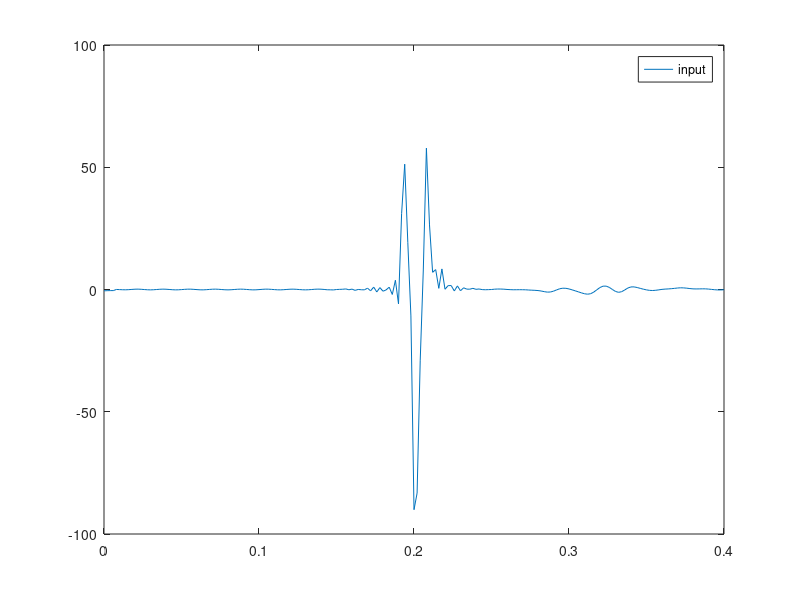
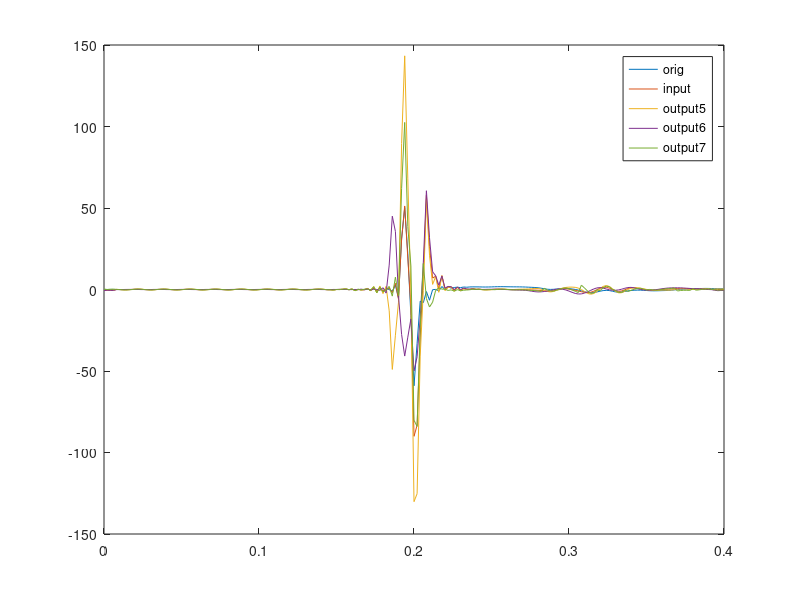
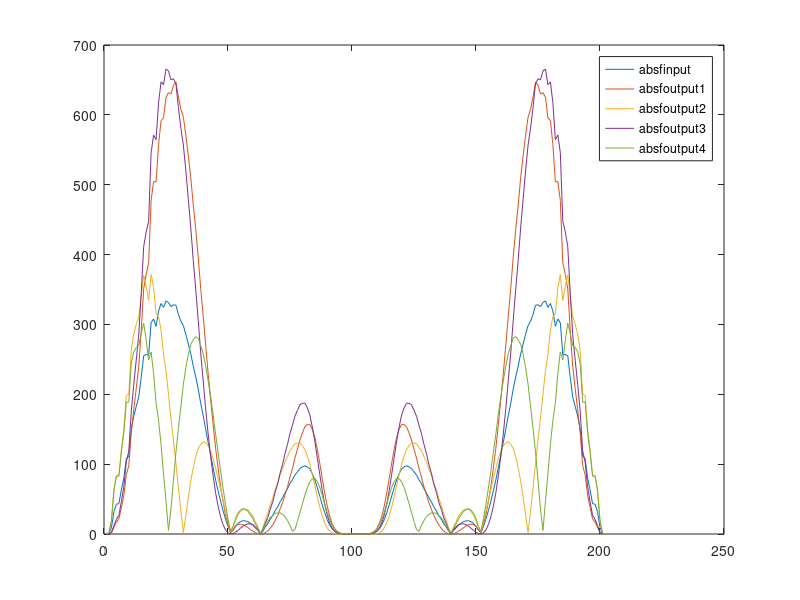
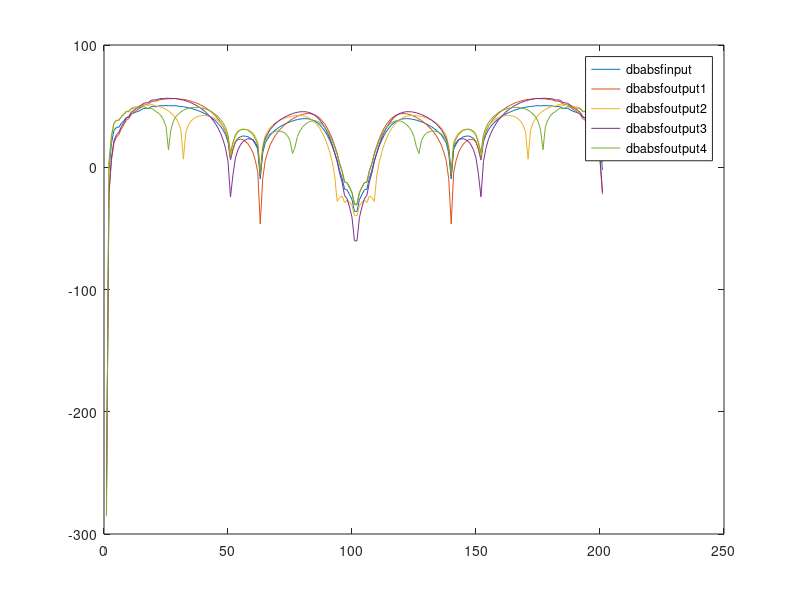

These figures' MATLAB source, in order:
clc
clear all;
close all;

input=[0.000     0.012     0.032     0.044     0.020    -0.026    -0.068 ...
-0.077    -0.040     0.010     0.057     0.076     0.045    -0.004 ...
-0.051    -0.075    -0.052    -0.005     0.043     0.075     0.059 ...
 0.012    -0.037    -0.072    -0.065    -0.023     0.026     0.068 ...
 0.071     0.032    -0.018    -0.062    -0.073    -0.039     0.010 ...
 0.057     0.075     0.046    -0.003    -0.050    -0.074    -0.052 ...
-0.004     0.045     0.077     0.061     0.014    -0.036    -0.073 ...
-0.066    -0.023     0.027     0.070     0.072     0.032    -0.016 ...
-0.061    -0.073    -0.039     0.009     0.055     0.073     0.044 ...
-0.004    -0.051    -0.076    -0.056    -0.009     0.053     0.081 ...
 0.069     0.017    -0.055    -0.048    -0.104     0.013     0.002 ...
 0.057     0.129    -0.096     0.165    -0.291     0.153    -0.198 ...
 0.033     0.250    -0.383     0.783    -0.972     1.035    -1.088 ...
 0.623    -0.024    -0.995     2.703    -5.253    30.984    50.263 ...
22.011   -16.056   -59.076   -33.010    -7.162    -8.071    -1.255 ...
-6.592    -0.126     0.063    -0.782     1.831    -0.028     1.655 ...
 0.826     1.223     1.453     1.137     1.528     1.381     1.578 ...
 1.615     1.601     1.594     1.538     1.519     1.548     1.593 ...
 1.670     1.716     1.734     1.722     1.689     1.660     1.629 ...
 1.626     1.609     1.569     1.508     1.416     1.333     1.234 ...
 1.073     0.810     0.460     0.165     0.053     0.125     0.297 ...
 0.470     0.584     0.615     0.531     0.332     0.050    -0.331 ...
-0.840    -1.405    -1.866    -2.047    -1.886    -1.504    -1.050 ...
-0.671    -0.510    -0.641    -1.036    -1.470    -1.664    -1.530 ...
-1.196    -0.854    -0.609    -0.460    -0.387    -0.396    -0.482 ...
-0.614    -0.744    -0.807    -0.795    -0.749    -0.691    -0.640 ...
-0.560    -0.414    -0.231    -0.030     0.139     0.244     0.310 ...
 0.352     0.400     0.476     0.560     0.629     0.668     0.651 ...
 0.598     0.539     0.492     0.481     0.490];

%input(floor(3.0*end/4.0):end)=0;

nt=201;
nf=nt; 
nh=floor(nt/2); 
dt = 2e-3;
t=[0:dt:(nt-1)*dt];
df=1./(nt*dt);
f=[0:nh -nh:-1]*df;
omega=2.0*pi*f;

hnf=floor(nt/2);

vwater=1545.8;
tausrc=2.0*5.0/1545.8
taurec=0.008
eps=0.0002


input_orig=input; 


input=input-circshift(input,[0 4]); 


input=input+0.0*randn(1,nt); 


figure();
plot(t,input);
legend('input');


finput=fft(input);


%% Deghost
nominator1=1-exp(1i*omega*tausrc); 
nominator2=1+exp(1i*omega*tausrc); 
nominator3=1-exp(1i*omega*taurec); 
nominator4=1+exp(1i*omega*taurec); 

foutput1=finput.*nominator1;
foutput2=finput.*nominator2; 
foutput3=finput.*nominator3; 
foutput4=finput.*nominator4; 


output1=real(ifft(foutput1));
output2=real(ifft(foutput2)); 
output3=real(ifft(foutput3)); 
output4=real(ifft(foutput4)); 



output5=(output1+output3)/2.0;
output6=(output2+output4)/2.0; 


for i_iter = 1:nt
  if ((output5(i_iter)*output6(i_iter))<0)
    output7(i_iter) = output5(i_iter) + output6(i_iter);
  else
    output7(i_iter) = output5(i_iter) - output6(i_iter); 
  end
end


figure();
plot(t,input_orig,t,input,t,output5,t,output6,t,output7);
legend('orig','input','output5','output6','output7');



absfinput=abs(fft(input)); 
absfoutput1=abs(fft(output1)); 
absfoutput2=abs(fft(output2)); 
absfoutput3=abs(fft(output3)); 
absfoutput4=abs(fft(output4)); 
dbabsfinput=mag2db(absfinput); 
dbabsfoutput1=mag2db(absfoutput1); 
dbabsfoutput2=mag2db(absfoutput2); 
dbabsfoutput3=mag2db(absfoutput3); 
dbabsfoutput4=mag2db(absfoutput4); 


figure();
plot(1:nf,absfinput,1:nf,absfoutput1,1:nf,absfoutput2,1:nf,absfoutput3,1:nf,absfoutput4); 
legend('absfinput','absfoutput1','absfoutput2','absfoutput3','absfoutput4'); 

figure(); 
plot(1:nf,dbabsfinput,1:nf,dbabsfoutput1,1:nf,dbabsfoutput2,1:nf,dbabsfoutput3,1:nf,dbabsfoutput4); 
legend('dbabsfinput','dbabsfoutput1','dbabsfoutput2','dbabsfoutput3','dbabsfoutput4'); 






